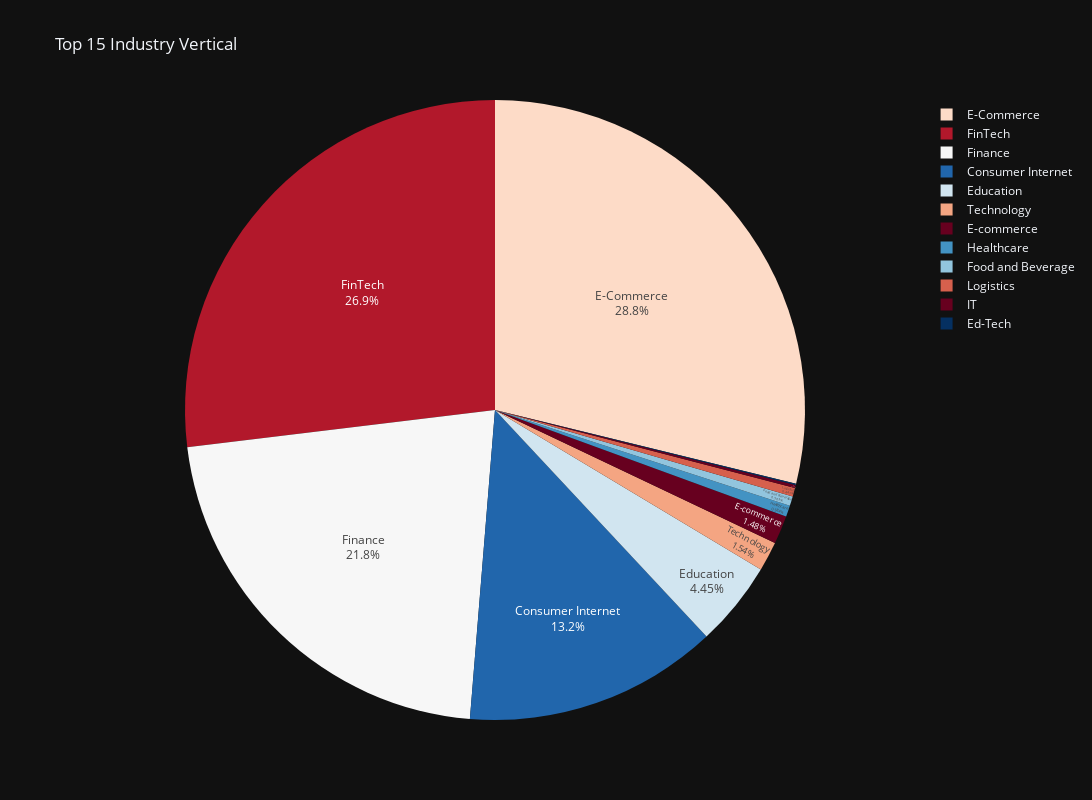

This figure's notebook cell:
### Code cell
# pie chart size of each sector
fig = px.pie(df_top_industry_vertical[:100], values='Amount in USD', names='Industry Vertical', title='Top 15 Industry Vertical',
            color='Industry Vertical',
            labels={'Industry Vertical':'Industry Vertical'},
            width=1500, height=800, template='plotly_dark',
            color_discrete_sequence=px.colors.sequential.RdBu)
fig.update_traces(textposition='inside', textinfo='percent+label',)
fig.show()

### Figure 1 — Plotly figure (JSON) as saved in the notebook; plotly's stock layout.template omitted (floating-point values rounded to 4 significant figures)
{"data": [{"customdata": [["E-commerce"], ["FinTech"], ["Logistics"], ["Technology"], ["E-Commerce"], ["Technology"], ["E-Commerce"], ["Finance"], ["E-Commerce"], ["Education"], ["Food and Beverage"], ["FinTech"], ["E-Commerce"], ["Healthcare"], ["Education"], ["FinTech"], ["FinTech"], ["FinTech"], ["E-Commerce"], ["Finance"], ["Finance"], ["E-Commerce"], ["E-Commerce"], ["FinTech"], ["FinTech"], ["Food and Beverage"], ["Finance"], ["Food and Beverage"], ["E-Commerce"], ["E-Commerce"], ["Food and Beverage"], ["E-Commerce"], ["Finance"], ["Finance"], ["FinTech"], ["FinTech"], ["E-commerce"], ["E-commerce"], ["Food and Beverage"], ["Finance"], ["E-commerce"], ["E-commerce"], ["E-commerce"], ["E-commerce"], ["E-commerce"], ["Technology"], ["Food and Beverage"], ["Education"], ["Finance"], ["Logistics"], ["Consumer Internet"], ["Consumer Internet"], ["Healthcare"], ["Consumer Internet"], ["Consumer Internet"], ["Technology"], ["Consumer Internet"], ["Healthcare"], ["Technology"], ["Consumer Internet"], ["Finance"], ["Consumer Internet"], ["Consumer Internet"], ["Consumer Internet"], ["Consumer Internet"], ["Consumer Internet"], ["Consumer Internet"], ["Consumer Internet"], ["Ed-Tech"], ["Technology"], ["Consumer Internet"], ["Consumer Internet"], ["Finance"], ["Consumer Internet"], ["Consumer Internet"], ["Consumer Internet"], ["Healthcare"], ["IT"], ["Finance"], ["IT"], ["Consumer Internet"], ["Consumer Internet"], ["Consumer Internet"], ["Consumer Internet"], ["Consumer Internet"], ["Healthcare"], ["Consumer Internet"], ["Consumer Internet"], ["IT"], ["Healthcare"], ["Healthcare"], ["Finance"], ["Consumer Internet"], ["Consumer Internet"], ["Consumer Internet"], ["Technology"], ["Technology"], ["Ed-Tech"], ["Consumer Internet"], ["Finance"]], "domain": {"x": [0, 1], "y": [0, 1]}, "hovertemplate": "Industry Vertical=%{customdata[0]}<br>Amount in USD=%{value}<extra></extra>", "labels": ["E-commerce", "FinTech", "Logistics", "Technology", "E-Commerce", "Technology", "E-Commerce", "Finance", "E-Commerce", "Education", "Food and Beverage", "FinTech", "E-Commerce", "Healthcare", "Education", "FinTech", "FinTech", "FinTech", "E-Commerce", "Finance", "Finance", "E-Commerce", "E-Commerce", "FinTech", "FinTech", "Food and Beverage", "Finance", "Food and Beverage", "E-Commerce", "E-Commerce", "Food and Beverage", "E-Commerce", "Finance", "Finance", "FinTech", "FinTech", "E-commerce", "E-commerce", "Food and Beverage", "Finance", "E-commerce", "E-commerce", "E-commerce", "E-commerce", "E-commerce", "Technology", "Food and Beverage", "Education", "Finance", "Logistics", "Consumer Internet", "Consumer Internet", "Healthcare", "Consumer Internet", "Consumer Internet", "Technology", "Consumer Internet", "Healthcare", "Technology", "Consumer Internet", "Finance", "Consumer Internet", "Consumer Internet", "Consumer Internet", "Consumer Internet", "Consumer Internet", "Consumer Internet", "Consumer Internet", "Ed-Tech", "Technology", "Consumer Internet", "Consumer Internet", "Finance", "Consumer Internet", "Consumer Internet", "Consumer Internet", "Healthcare", "IT", "Finance", "IT", "Consumer Internet", "Consumer Internet", "Consumer Internet", "Consumer Internet", "Consumer Internet", "Healthcare", "Consumer Internet", "Consumer Internet", "IT", "Healthcare", "Healthcare", "Finance", "Consumer Internet", "Consumer Internet", "Consumer Internet", "Technology", "Technology", "Ed-Tech", "Consumer Internet", "Finance"], "legendgroup": "", "marker": {"colors": ["rgb(103,0,31)", "rgb(178,24,43)", "rgb(214,96,77)", "rgb(244,165,130)", "rgb(253,219,199)", "rgb(244,165,130)", "rgb(253,219,199)", "rgb(247,247,247)", "rgb(253,219,199)", "rgb(209,229,240)", "rgb(146,197,222)", "rgb(178,24,43)", "rgb(253,219,199)", "rgb(67,147,195)", "rgb(209,229,240)", "rgb(178,24,43)", "rgb(178,24,43)", "rgb(178,24,43)", "rgb(253,219,199)", "rgb(247,247,247)", "rgb(247,247,247)", "rgb(253,219,199)", "rgb(253,219,199)", "rgb(178,24,43)", "rgb(178,24,43)", "rgb(146,197,222)", "rgb(247,247,247)", "rgb(146,197,222)", "rgb(253,219,199)", "rgb(253,219,199)", "rgb(146,197,222)", "rgb(253,219,199)", "rgb(247,247,247)", "rgb(247,247,247)", "rgb(178,24,43)", "rgb(178,24,43)", "rgb(103,0,31)", "rgb(103,0,31)", "rgb(146,197,222)", "rgb(247,247,247)", "rgb(103,0,31)", "rgb(103,0,31)", "rgb(103,0,31)", "rgb(103,0,31)", "rgb(103,0,31)", "rgb(244,165,130)", "rgb(146,197,222)", "rgb(209,229,240)", "rgb(247,247,247)", "rgb(214,96,77)", "rgb(33,102,172)", "rgb(33,102,172)", "rgb(67,147,195)", "rgb(33,102,172)", "rgb(33,102,172)", "rgb(244,165,130)", "rgb(33,102,172)", "rgb(67,147,195)", "rgb(244,165,130)", "rgb(33,102,172)", "rgb(247,247,247)", "rgb(33,102,172)", "rgb(33,102,172)", "rgb(33,102,172)", "rgb(33,102,172)", "rgb(33,102,172)", "rgb(33,102,172)", "rgb(33,102,172)", "rgb(5,48,97)", "rgb(244,165,130)", "rgb(33,102,172)", "rgb(33,102,172)", "rgb(247,247,247)", "rgb(33,102,172)", "rgb(33,102,172)", "rgb(33,102,172)", "rgb(67,147,195)", "rgb(103,0,31)", "rgb(247,247,247)", "rgb(103,0,31)", "rgb(33,102,172)", "rgb(33,102,172)", "rgb(33,102,172)", "rgb(33,102,172)", "rgb(33,102,172)", "rgb(67,147,195)", "rgb(33,102,172)", "rgb(33,102,172)", "rgb(103,0,31)", "rgb(67,147,195)", "rgb(67,147,195)", "rgb(247,247,247)", "rgb(33,102,172)", "rgb(33,102,172)", "rgb(33,102,172)", "rgb(244,165,130)", "rgb(244,165,130)", "rgb(5,48,97)", "rgb(33,102,172)", "rgb(247,247,247)"]}, "name": "", "showlegend": true, "textinfo": "percent+label", "textposition": "inside", "type": "pie", "values": [18358860, 3000000, 9000000, 6000000, 70000000, 20000000, 30000000, 5900000, 231000000, 1500000, 0, 17411265, 220000000, 15800000, 200000000, 1000000000, 4500000, 3300000, 20000000, 5000000, 140000000, 125000000, 11000000, 110000000, 15000000, 6590000, 19000000, 500000, 60000000, 51000000, 10000000, 488997554, 9000000, 75000000, 15500000, 52000000, 0, 11500000, 5600000, 45000000, 17000000, 430665, 2443495, 3000000, 14342000, 3000000, 138995, 278000, 42000000, 11000000, 35000000, 6390000, 1000000, null, 157200000, null, 100000000, 4000000, 32000000, 5500000, null, 7000000, 120000, 1000000, 10000000, 4000000, 12200000, 66000000, 3000000, 8000000, 114811, 5850000, 1000000, 4800000, 14270000, 13400000, 5000000, 3000000, 600000000, 4000000, 6250000, 27700000, 440000, 1100000, 437000, null, 5000000, 2500000, 180000, 500000, 175000, 29000000, 49700000, 1500000, 18000000, 280000, 436000, 180000, 45000000, 17000000]}], "layout": {"height": 800, "legend": {"tracegroupgap": 0}, "piecolorway": ["rgb(103,0,31)", "rgb(178,24,43)", "rgb(214,96,77)", "rgb(244,165,130)", "rgb(253,219,199)", "rgb(247,247,247)", "rgb(209,229,240)", "rgb(146,197,222)", "rgb(67,147,195)", "rgb(33,102,172)", "rgb(5,48,97)"], "title": {"text": "Top 15 Industry Vertical"}, "width": 1500}}
